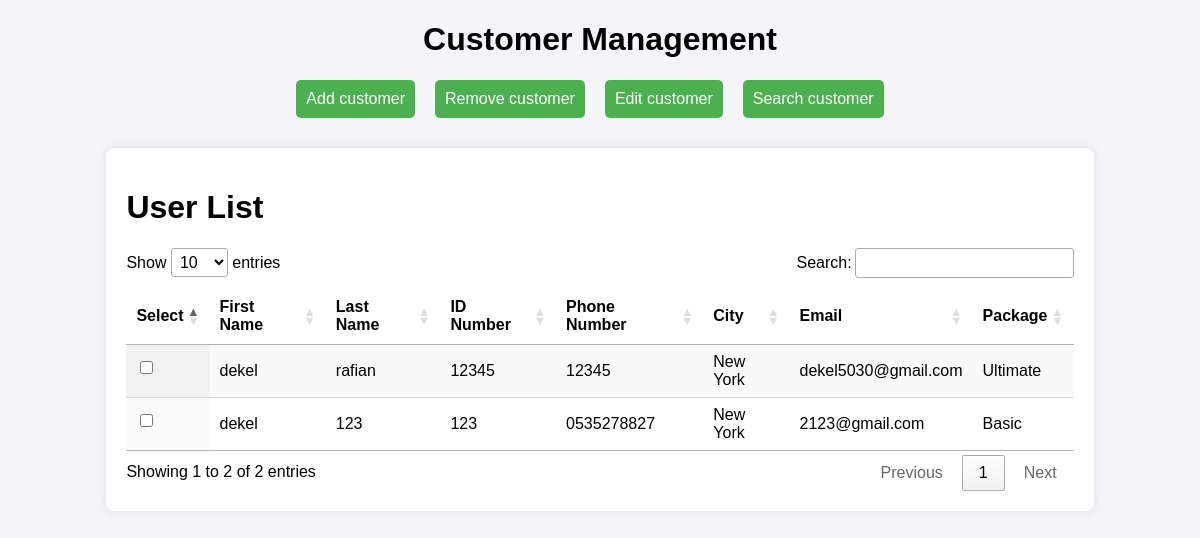
Page /home/ on the earlier database version.
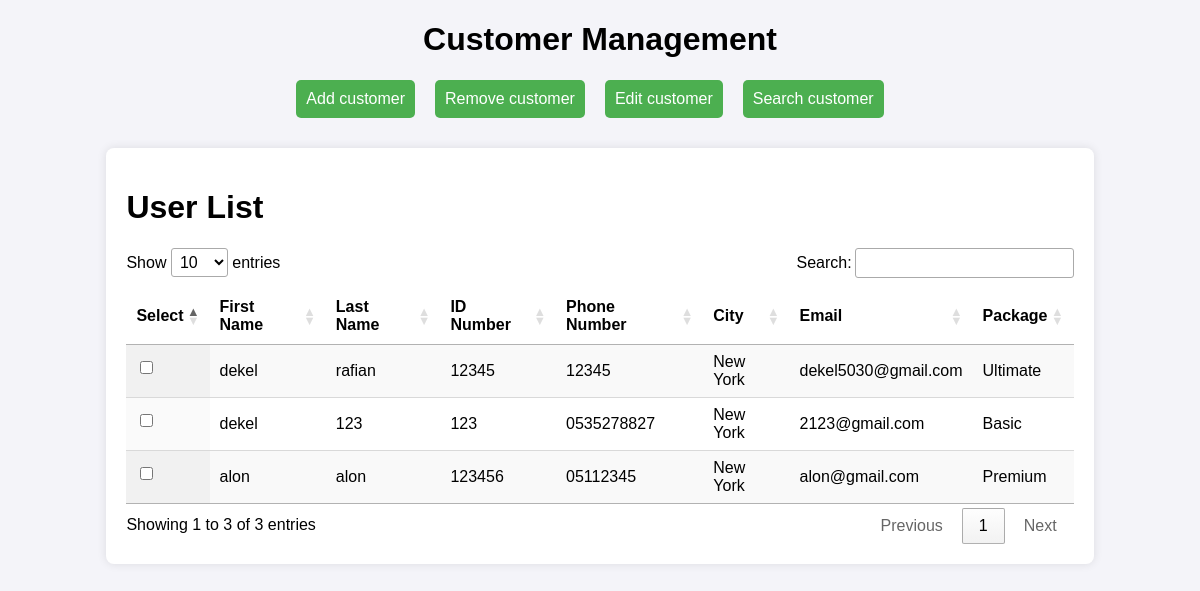
Same page on the later database version.
### accounts/models.py (models this page shows, shortened)
class Customer(models.Model):
    first_name = models.CharField(max_length=100)
    last_name = models.CharField(max_length=100)
    id_number = models.CharField(max_length=10,primary_key=True)
    phone_number = models.CharField(max_length=11)
    city = models.CharField(max_length=50)
    email = models.EmailField()
    package = models.CharField(max_length=50)

### home_screen/views.py (the view)
# urls.py: 2. Add a URL to urlpatterns:  path('', views.home, name='home')
def home(request):
    if request.method == 'POST':
        form_type = request.POST['action']  # Get the form type
        print("in " + form_type)
        if form_type == 'add-customer':
            first_name = request.POST['first_name']
            last_name = request.POST['last_name']
            id_number = request.POST['id_number']
            phone = request.POST['phone']
            city = request.POST['city']
            email = request.POST['email']
            internet_package = request.POST['internet_package']
            Customer.add(first_name, last_name, id_number, phone, city, email, internet_package)
            print("add customer submitted")
            customers = Customer.objects.all()
            return render(request, 'home.html', {'customers': customers})
        elif form_type == 'remove-customer':
            print("remove customer submitted")
        elif form_type == 'edit-customer':
            print("edit customer submitted")
        elif form_type == 'search-customer':
            print("search customer submitted")
    else:
        customers = Customer.objects.all()
        return render(request, 'home.html', {'customers': customers})

### home_screen/templates/home.html (shortened to what this page needs)
{% load static %}
<!DOCTYPE html>
<html lang="en">
<head>
    <link rel="stylesheet" href="{% static 'home-style.css' %}">
    <link rel="stylesheet" type="text/css" href="https://cdn.datatables.net/1.13.1/css/jquery.dataTables.min.css">
</head>
<body>
<div class="header">
    <h1 class="header">Customer Management</h1>
</div>
<div class="button-row">
    <button type="button" id="add-customer-btn">Add customer</button>
    <button type="button" id="remove-customer-btn">Remove customer</button>
    <button type="button" id="edit-customer-btn">Edit customer</button>
    <button type="button" id="search-customer-btn">Search customer</button>
</div>
<div class="customers">
    <h1>User List</h1>
    <table id="customerTable" class="display">
        <thead>
            <tr>
                <th>Select</th>
                <th>First Name</th>
                <th>Last Name</th>
                <th>ID Number</th>
                <th>Phone Number</th>
                <th>City</th>
                <th>Email</th>
                <th>Package</th>
            </tr>
        </thead>
        <tbody>
        {% for customer in customers %}
            <tr>
                <td><input type="checkbox" class="select-row" data-id="{{ customer.id_number }}"></td>
                <td>{{ customer.first_name }}</td>
                <td>{{ customer.last_name }}</td>
                <td>{{ customer.id_number }}</td>
                <td>{{ customer.phone_number }}</td>
                <td>{{ customer.city }}</td>
                <td>{{ customer.email }}</td>
                <td>{{ customer.package }}</td>
            </tr>
        {% empty %}
            <tr>
                <td colspan="8">No customers available.</td>
            </tr>
        {% endfor %}
        </tbody>
    </table>
</div>
</body>
</html>

### home_screen/static/home-style.css (style rules this page uses)
body { font-family: Arial, sans-serif; background-color: #f4f4f9; }
.header { text-align: center; }
button { padding: 10px; background-color: #4CAF50; color: white; border: none; border-radius: 5px; font-size: 16px; cursor: pointer; }
.button-row { display: flex; justify-content: center; }
.button-row button { margin: 0px 20px 20px 0px; }
.customers { width: 80%; margin: 10px auto; padding: 20px; background-color: white; border-radius: 8px; box-shadow: 0 0 10px rgba(0, 0, 0, 0.1); }
input, select { margin-bottom: 10px; padding: 5px; font-size: 16px; border: 1px solid #ccc; border-radius: 5px; }

Differences in the rows shown:
added Customer: first_name "alon", last_name "alon", id_number "123456", phone_number "05112345", city "New York", email "alon@gmail.com", package "Premium"
Other differences:
text written by a page script: "Show entries Search: Showing 1 to 2 of 2 entries Previous 1 Next" → "Show entries Search: Showing 1 to 3 of 3 entries Previous 1 Next"
